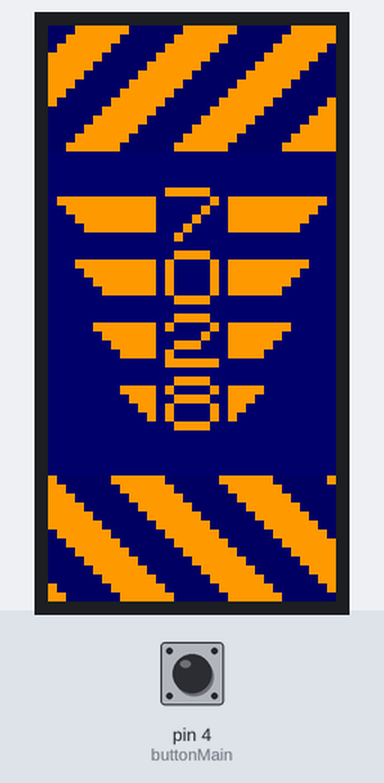
Bench run of a sketch on a simulated Arduino Leonardo, built with avr-gcc and run on an emulated ATmega32U4. Parts: 32×64 colour display. Inputs (shaded band) come from the test bench; at power-on: pin 4 (buttonMain) HIGH. Random numbers use the default seed unless the sketch sets one.

Above: at 0.8 s.
0.9 s: pin 4 (buttonMain) pulled LOW for 0.15 s
At 2.3 s:
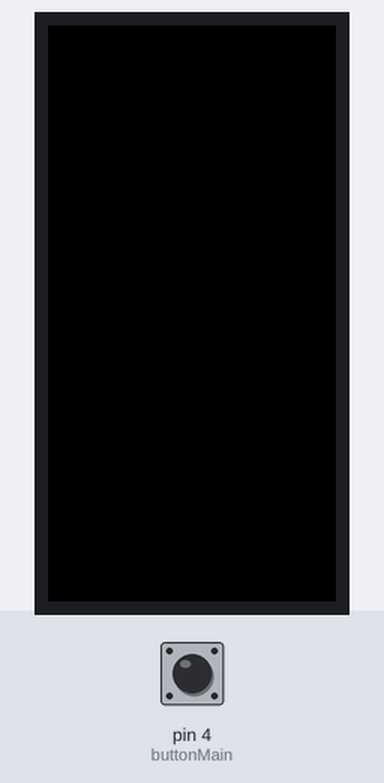
4.0 s: pin 4 (buttonMain) pulled LOW for 1 s
At 4.7 s:
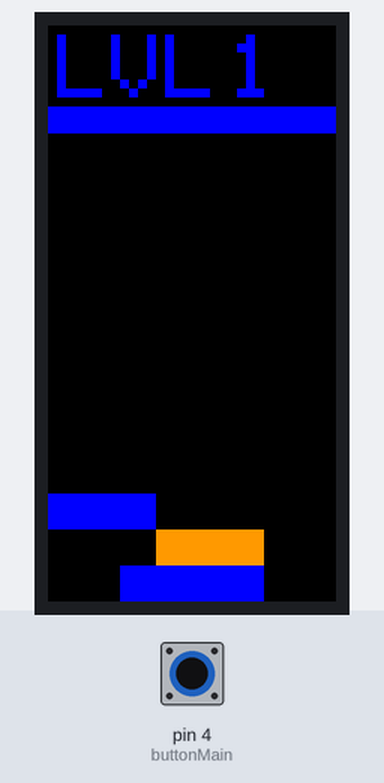
5.6 s: pin 4 (buttonMain) pulled LOW for 0.15 s
6.3 s: pin 4 (buttonMain) pulled LOW for 1 s
At 7.1 s:
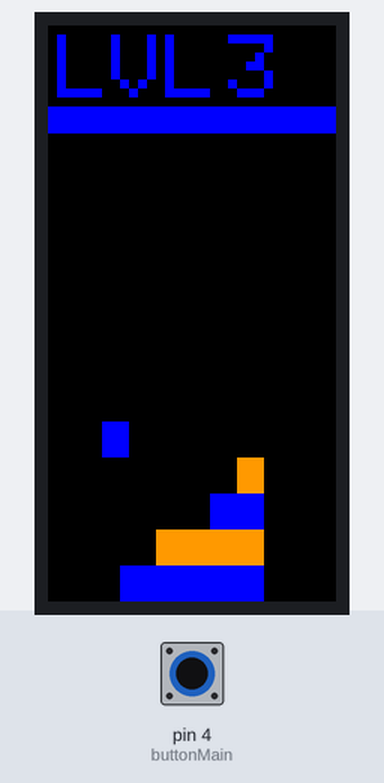
7.9 s: pin 4 (buttonMain) pulled LOW for 3.2 s
At 10.0 s:
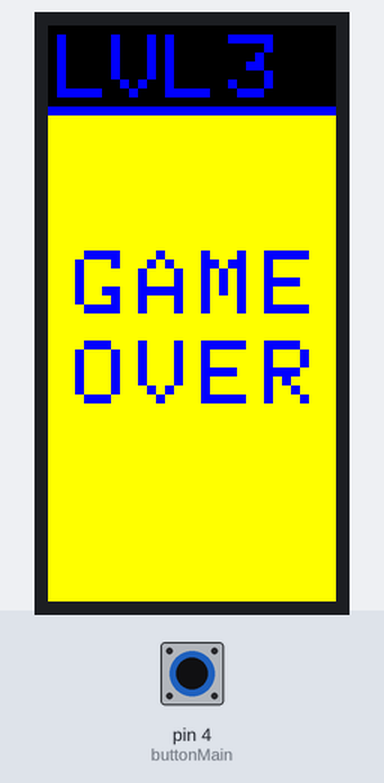

The sketch:

stackerv3.ino
```cpp
// testshapes demo for RGBmatrixPanel library.
// Demonstrates the drawing abilities of the RGBmatrixPanel library.
// For 32x64 RGB LED matrix.

// NOTE THIS CAN ONLY BE USED ON A MEGA! NOT ENOUGH RAM ON UNO!

#include <Adafruit_GFX.h>   // Core graphics library
#include <RGBmatrixPanel.h> // Hardware-specific library
#include <Keyboard.h>

#define OE   9
#define LAT 10
#define CLK 11
#define A   A0
#define B   A1
#define C   A2
#define D   A3
#define clear() fillScreen(0)

#define F2(progmem_ptr) (const __FlashStringHelper *)progmem_ptr

int buttonMain = 4;
int buttonRue = 0;
int buttonMeduim = 1;
int buttonHard = 2;
int buttonYes = 3;

RGBmatrixPanel matrix(A, B, C, D, CLK, LAT, OE, false, 64);

bool to_right = true;
int block_width = 8;
int block_height = 1;
int block_speed = 990;
int blockLevel = 0;
bool isPressable = true;
bool isRunning = false;

int lastBW = 16;
int lastX = 8;
int margin_r = 25;
int margin_l = 8;

int overhang = 0;

int r1 = 0;
int g1 = 0;
int b1 = 7;

int r2 = 7;
int g2 = 4;
int b2 = 0;

int r = 0;
int g = 0;
int b = 0;

int bw_reset = 0;
int letterDelay = 200;
int diff = 0;

int b_speed[] = {950, 960, 975, 990};
int b_height[] = {4, 2, 2, 1};
int b_width[] = {16, 14, 10, 8};

int dc_r[] = {0, 0, 7, 7};
int dc_g[] = {0, 7, 4, 0};
int dc_b[] = {7, 0, 0, 0};
int top_bar[] = {3, 1, 1, 1};

int sw = 6; //stripe width

const char endText[][10] PROGMEM = {"G", "A", "M", "E", "O", "V", "E", "R", "Y", "O", "U", "W", "I", "N"};
const char scoreText[] PROGMEM = "LVL";
const char score[][10] PROGMEM = {"0", "1", "2", "3", "4", "5", "6", "7", "8", "9", "10", "11", "12", "13", "14", "15", "16", "17", "18", "19", "20", "21", "22", "23", "24", "25", "26", "27", "28", "29", "30", "31", "32"};


void setup() {

  bw_reset = b_width[diff];
  matrix.begin();
  matrix.setRotation(1);
  matrix.setTextWrap(true);
  matrix.setTextSize(4);
  randomSeed(analogRead(0));
  Serial.begin(9600);
  pinMode(buttonMain, INPUT);
  splash();
  //startGame();
}

void loop() {
  if (isRunning == true)
  {
    if (to_right == true)
    {
      matrix.fillRect(b_width[diff], 64 - (b_height[diff]*2) - (blockLevel * b_height[diff]), 1, b_height[diff],  matrix.Color333(0, 0, 0));
      for (uint8_t w = 0; w < 33 - b_width[diff]; w++)
      {
        matrix.fillRect(w, 64 - (b_height[diff]*2) - (blockLevel * b_height[diff]), b_width[diff], b_height[diff], matrix.Color333(r,g,b));

        matrix.fillRect(w - 1,  64 - (b_height[diff]*2) - (blockLevel * b_height[diff]), 1, b_height[diff], matrix.Color333(0, 0, 0));
        buttonCheck(w);
        delay(block_speed);
      }
      to_right = false;
    }

    else
    {
      for (uint8_t w = 31-b_width[diff]; w > 0; w = w - 1)
      {
        matrix.fillRect(w, 64 - (b_height[diff]*2) - (blockLevel * b_height[diff]), b_width[diff], b_height[diff], matrix.Color333(r,g,b));

        matrix.fillRect(w+b_width[diff], 64 - (b_height[diff]*2) - (blockLevel * b_height[diff]), 1, b_height[diff],  matrix.Color333(0, 0, 0));
        buttonCheck(w);
        delay(block_speed);

        to_right = true;
      }
    }
  }
}

void buttonCheck(uint8_t w) {
  if (digitalRead(buttonMain) == LOW && isPressable == true && isRunning == true)
  {
    overhang = abs(w-margin_l);
    b_width[diff] = b_width[diff] - overhang;
    if (w > margin_l)
    {
      matrix.fillRect(margin_r-1, 64 - (b_height[diff]*2) - (blockLevel * b_height[diff]), overhang, b_height[diff], matrix.Color333(0,0,0));
      margin_l = w;
    }

    else if (w != margin_l)
    {
      matrix.fillRect(margin_l - overhang, 64 - (b_height[diff]*2) - (blockLevel * b_height[diff]), overhang, b_height[diff], matrix.Color333(0,0,0));
      margin_r = w + b_width[diff] + overhang + 1;
    }
    increaseLevel();
  }

  if (blockLevel > (54 / b_height[diff]) - 2)
  {
    win();
  }

  else if (digitalRead(buttonMain) == HIGH && isRunning == true)
  {
    isPressable = true;
  }

  else
  {
    isPressable = false;
  }
}

void gameOver()
{
  for (uint8_t i = 63; i >=10; i= i -1)
  {
    matrix.fillRect(0, i,32,  1,matrix.Color333(7,7,0));
    delay(1);
  }
  isRunning = false;

  for(int i = 0; i < 8; i++)
  {
    showText(3 + (i*7) - (28 * (i/4)), 25 + (10 * (i/4)), 1, i, 0, 0, 7);
    delay(letterDelay);
  }
  delay(3000);
  crumble();
  splash();
}

void win()
{
  for (uint8_t i = 10; i <64; i++)
  {
    matrix.fillRect(0, i,32,  1,matrix.Color333(0,0,7));
    delay(1);
  }
  isRunning = false;

  for(int i = 0; i < 6; i++)
  {
    showText(6 + (i*7) - (21 * (i/3)), 25 + (10 * (i/3)), 1, i + 8, 7, 7, 0);
    delay(letterDelay);
  }
  delay(3000);
  crumble();
  splash();
}

void crumble()
{
  for (int i = 0; i <6000; i ++)
  {
    matrix.fillRect(random(0, 32), random(10,64), 1, 1, matrix.Color333(0,0,0));
  }
  matrix.fillScreen(0);
  delay(3000);
}

void startGame()
{
  //setDifficulty(0);
  blockLevel = 0;
  block_speed = 1000 - b_speed[diff];
  b_width[diff] = bw_reset;
  margin_l = (32-b_width[diff])/2;
  margin_r = margin_l + b_width[diff] + 1;
  overhang = 0;
  isRunning = true;
  matrix.fillRect(margin_l, 64 - b_height[diff], b_width[diff], b_height[diff], matrix.Color333(r1,g1,b1));
  r = r2;
  g = g2;
  b = b2;
  showScore();
  matrix.fillRect(0, 9, 32, top_bar[diff], matrix.Color333(dc_r[diff], dc_g[diff], dc_b[diff]));
}

void showText(int x, int y, int s, int text, int r, int g, int b)
{
  matrix.setTextSize(s);
  matrix.setTextColor(matrix.Color333(r,g,b));
  matrix.setCursor(x, y);
  matrix.print(F2(endText[text]));
}

void showScore()
{
  matrix.setTextSize(1);
  matrix.setTextColor(matrix.Color333(dc_r[diff], dc_g[diff], dc_b[diff]));
  matrix.setCursor(1, 1);
  matrix.print(F2(scoreText));
  matrix.fillRect(20,1,15,7, matrix.Color333(0,0,0));
  matrix.setCursor(20, 1);
  matrix.print(F2(score[blockLevel]));
}

void increaseLevel()
{
    blockLevel = blockLevel + 1;
   if(blockLevel % 2 == 1)
    {
      r = r1;
      g = g1;
      b = b1;
    }

    else
    {
      r = r2;
      g = g2;
      b = b2;
    }

    if (b_width[diff] < 1)
        {
          gameOver();
          return;
        }
    showScore();
}

void setDifficulty(int d)
{
  diff = d-1;
}

void splash()
{

  //FILL WHITE
  matrix.fillScreen(matrix.Color333(0,0,3));

  //WING 7-LEFT
  matrix.fillRect(1, 19, 1, 1, matrix.Color333(r2,g2,b2));
  matrix.fillRect(2, 19, 1, 2, matrix.Color333(r2,g2,b2));
  matrix.fillRect(3, 19, 1, 3, matrix.Color333(r2,g2,b2));
  matrix.fillRect(4, 19, 8, 4, matrix.Color333(r2,g2,b2));

  //WING 7-RIGHT
  matrix.fillRect(30, 19, 1, 1, matrix.Color333(r2,g2,b2));
  matrix.fillRect(29, 19, 1, 2, matrix.Color333(r2,g2,b2));
  matrix.fillRect(28, 19, 1, 3, matrix.Color333(r2,g2,b2));
  matrix.fillRect(20, 19, 8, 4, matrix.Color333(r2,g2,b2));

  //WING 0-LEFT
  matrix.fillRect(3, 26, 1, 1, matrix.Color333(r2,g2,b2));
  matrix.fillRect(4, 26, 1, 2, matrix.Color333(r2,g2,b2));
  matrix.fillRect(5, 26, 1, 3, matrix.Color333(r2,g2,b2));
  matrix.fillRect(6, 26, 6, 4, matrix.Color333(r2,g2,b2));

  //WING 0-RIGHT
  matrix.fillRect(28, 26, 1, 1, matrix.Color333(r2,g2,b2));
  matrix.fillRect(27, 26, 1, 2, matrix.Color333(r2,g2,b2));
  matrix.fillRect(26, 26, 1, 3, matrix.Color333(r2,g2,b2));
  matrix.fillRect(20, 26, 6, 4, matrix.Color333(r2,g2,b2));

  //WING 2-LEFT
  matrix.fillRect(5, 33, 1, 1, matrix.Color333(r2,g2,b2));
  matrix.fillRect(6, 33, 1, 2, matrix.Color333(r2,g2,b2));
  matrix.fillRect(7, 33, 1, 3, matrix.Color333(r2,g2,b2));
  matrix.fillRect(8, 33, 4, 4, matrix.Color333(r2,g2,b2));

  //WING 2-RIGHT
  matrix.fillRect(26, 33, 1, 1, matrix.Color333(r2,g2,b2));
  matrix.fillRect(25, 33, 1, 2, matrix.Color333(r2,g2,b2));
  matrix.fillRect(24, 33, 1, 3, matrix.Color333(r2,g2,b2));
  matrix.fillRect(20, 33, 4, 4, matrix.Color333(r2,g2,b2));

  //WING 8-LEFT
  matrix.fillRect(8, 40, 1, 1, matrix.Color333(r2,g2,b2));
  matrix.fillRect(9, 40, 1, 2, matrix.Color333(r2,g2,b2));
  matrix.fillRect(10, 40, 1, 3, matrix.Color333(r2,g2,b2));
  matrix.fillRect(11, 40, 1, 4, matrix.Color333(r2,g2,b2));

  //WING 8-RIGHT
  matrix.fillRect(23, 40, 1, 1, matrix.Color333(r2,g2,b2));
  matrix.fillRect(22, 40, 1, 2, matrix.Color333(r2,g2,b2));
  matrix.fillRect(21, 40, 1, 3, matrix.Color333(r2,g2,b2));
  matrix.fillRect(20, 40, 1, 4, matrix.Color333(r2,g2,b2));

  //7
  matrix.fillRect(13, 18, 5, 1, matrix.Color333(r2,g2,b2));
  matrix.fillRect(18, 19, 1, 1, matrix.Color333(r2,g2,b2));
  matrix.fillRect(17, 20, 1, 1, matrix.Color333(r2,g2,b2));
  matrix.fillRect(16, 21, 1, 1, matrix.Color333(r2,g2,b2));
  matrix.fillRect(15, 22, 1, 1, matrix.Color333(r2,g2,b2));
  matrix.fillRect(14, 23, 1, 1, matrix.Color333(r2,g2,b2));

  //0
  matrix.fillRect(14, 25, 4, 1, matrix.Color333(r2,g2,b2));
  matrix.fillRect(14, 30, 4, 1, matrix.Color333(r2,g2,b2));
  matrix.fillRect(13, 26, 1, 4, matrix.Color333(r2,g2,b2));
  matrix.fillRect(18, 26, 1, 4, matrix.Color333(r2,g2,b2));

  //2
  matrix.fillRect(14, 32, 4, 1, matrix.Color333(r2,g2,b2));
  matrix.fillRect(13, 33, 1, 1, matrix.Color333(r2,g2,b2));
  matrix.fillRect(18, 33, 1, 1, matrix.Color333(r2,g2,b2));
  matrix.fillRect(17, 34, 1, 1, matrix.Color333(r2,g2,b2));
  matrix.fillRect(14, 35, 3, 1, matrix.Color333(r2,g2,b2));
  matrix.fillRect(13, 36, 1, 1, matrix.Color333(r2,g2,b2));
  matrix.fillRect(13, 37, 6, 1, matrix.Color333(r2,g2,b2));

  //8
  matrix.fillRect(14, 39, 4, 1, matrix.Color333(r2,g2,b2));
  matrix.fillRect(13, 40, 1, 1, matrix.Color333(r2,g2,b2));
  matrix.fillRect(18, 40, 1, 1, matrix.Color333(r2,g2,b2));
  matrix.fillRect(14, 41, 4, 1, matrix.Color333(r2,g2,b2));
  matrix.fillRect(13, 42, 1, 2, matrix.Color333(r2,g2,b2));
  matrix.fillRect(18, 42, 1, 2, matrix.Color333(r2,g2,b2));
  matrix.fillRect(14, 44, 4, 1, matrix.Color333(r2,g2,b2));

  //STRIPE

while(!isRunning)
{
  for (int k = 0; k < 12; k++)
  {
    for (int g = 0; g < 5; g ++)
    {
      for (int i = 0; i < 14; i ++)
      {
        matrix.fillRect((g*sw*2)-i-k, i, sw, 1, matrix.Color333(0,0,3));
        matrix.fillRect((g*sw*2)-i-k+sw, i, sw, 1, matrix.Color333(7,4,0));

        matrix.fillRect((g*sw*2)+i+k-26, i+50, sw, 1, matrix.Color333(0,0,3));
        matrix.fillRect((g*sw*2)+i+k+sw-26, i+50, sw, 1, matrix.Color333(7,4,0));
        if (digitalRead(buttonMain) == LOW)
        {
          isRunning = true;
          matrix.fillScreen(matrix.Color333(0,0,0));
          delay(2000);
          startGame();
          return;
        }
       }
    }
    delay(1);
  }
}


}
```
